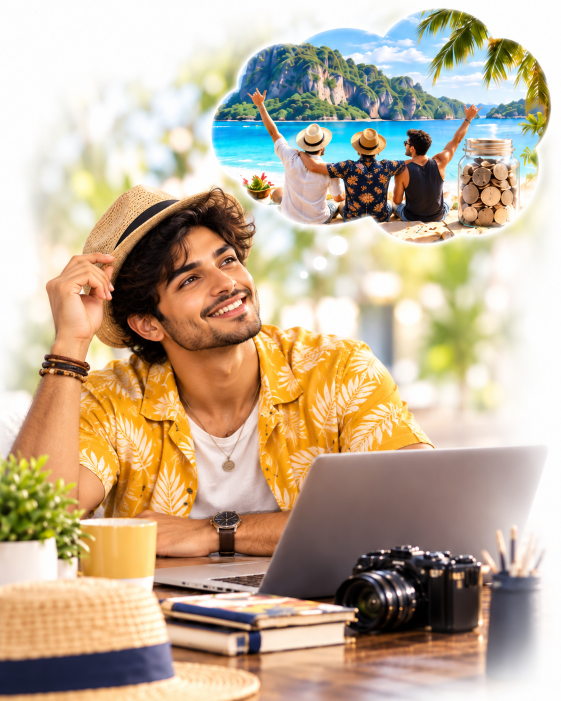
#> input picture src/assets/keep-it-cool-male.png, 1122 x 1402 px, found by its file name (shown at 1/2 size)
$ python generate_share_cards.py
#> lines starting #> are read from the running program, lines starting #| are printed output that depends on the picture; after the words box and inside, x2 and y2 are one past the last pixel; in counts of white or black regions, pixels touching at a corner belong together
from PIL import Image, ImageDraw, ImageFont
import os

font_bold = "C:/Windows/Fonts/segoeuib.ttf"
font_reg = "C:/Windows/Fonts/segoeui.ttf"

PROFILES = [
    {
        "key": "A",
        "num": "01",
        "slug": "keep-it-cool",
        "name": "The Keep-It-Cool Investor",
        "h1": "I'm a Keep-It-Cool",
        "h2": "Investor!",
        "style": "Flexible & Agile",
        "vibe": "Keep calm. Keep flexible.",
        "male_src": "src/assets/keep-it-cool-male.png",
        "female_src": "src/assets/keep-it-cool-female.png",
    },
    {
        "key": "B",
        "num": "02",
        "slug": "smooth-operator",
        "name": "The Smooth Operator",
        "h1": "I'm a Smooth",
        "h2": "Operator!",
        "style": "Steady & Flexible",
        "vibe": "Steady moves. Smarter money.",
        "male_src": "src/assets/smooth-operator-male.png",
        "female_src": "src/assets/smooth-operator-female.png",
    },
    {
        "key": "C",
        "num": "03",
        "slug": "patient-player",
        "name": "The Patient Player",
        "h1": "I'm a Patient",
        "h2": "Player!",
        "style": "Long-Term & Income-Focused",
        "vibe": "Play the long game.",
        "male_src": "src/assets/patient-player-male.png",
        "female_src": "src/assets/patient-player-female.png",
    },
    {
        "key": "D",
        "num": "04",
        "slug": "opportunity-hunter",
        "name": "The Opportunity Hunter",
        "h1": "I'm an Opportunity",
        "h2": "Hunter!",
        "style": "Growth-Focused",
        "vibe": "Spot the opportunity. Think long term.",
        "male_src": "src/assets/opportunity-hunter-male.png",
        "female_src": "src/assets/opportunity-hunter-female.png",
    },
]

NAVY_COLOR = (26, 33, 76)  # #1a214c

def make_card(p, gender="male", is_default=False):
#> called with gender = 'male', is_default = True
    src_path = p[f"{gender}_src"]
    W, H = 1200, 630
    card = Image.new("RGB", (W, H), (255, 255, 255))
#> card: PIL image 1200x630 RGB; every value is 255
    draw = ImageDraw.Draw(card)

    # Soft subtle background elements
    glow_box = [(680, -50), (1280, 550)]
    draw.ellipse(glow_box, fill=(254, 250, 235))

    # Second geometric accent shape
    draw.polygon([(1100, 400), (1250, 630), (950, 630)], fill=(254, 243, 199))

    # Bottom gold brand bar
    draw.rectangle([(0, 618), (W, H)], fill=(241, 201, 30))

    # First Capital logo
    if os.path.exists("src/assets/first-capital-logo.png"):
        logo = Image.open("src/assets/first-capital-logo.png")
        lw = 250
        lh = int(logo.height * (lw / logo.width))
        logo_resized = logo.resize((lw, lh), Image.Resampling.LANCZOS)
        card.paste(logo_resized, (60, 52), logo_resized if logo_resized.mode == "RGBA" else None)

    # Fonts
    f_main = ImageFont.truetype(font_bold, 50)
    f_vibe = ImageFont.truetype(font_bold, 24)
    f_ask = ImageFont.truetype(font_bold, 34)

    # Main Headline in #1a214c
    draw.text((60, 165), p["h1"], fill=NAVY_COLOR, font=f_main)
    draw.text((60, 230), p["h2"], fill=NAVY_COLOR, font=f_main)

    # Vibe quote in #1a214c
    draw.text((60, 315), f"“{p['vibe']}”", fill=NAVY_COLOR, font=f_vibe)

    # Divider & Challenge
    draw.line([(60, 385), (360, 385)], fill=(226, 232, 240), width=2)
    draw.text((60, 420), "What's your investor type?", fill=(180, 83, 9), font=f_ask)

    # Avatar on right: Create a clean circular masked portrait with gold ring
    if os.path.exists(src_path):
        raw_char = Image.open(src_path).convert("RGBA")

        # Crop head & upper body
        w, h = raw_char.size
#> w = 1122; h = 1402
        crop_size = min(w, h)
#> crop_size = 1122
        cropped_char = raw_char.crop((0, 0, w, int(crop_size * 0.88)))
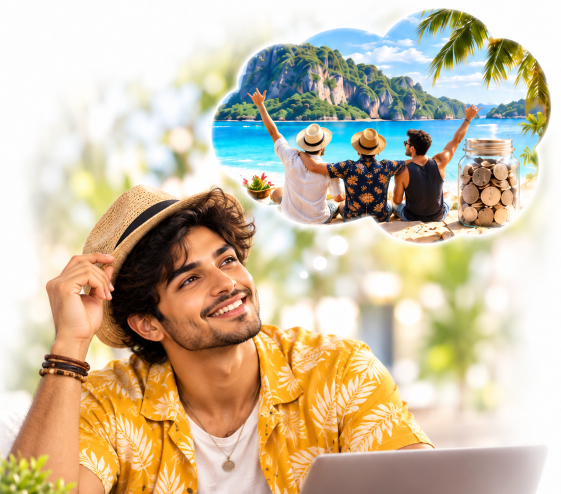
#> cropped_char: PIL image 1122x987 RGBA (shown at 1/2 size); mean R, G, B, A 204.4, 189.6, 163.3, 255

        # Scale to circle dimension
        circle_dim = 440
        char_scaled = cropped_char.resize((circle_dim, circle_dim), Image.Resampling.LANCZOS)

        # Create circular mask
        mask = Image.new("L", (circle_dim, circle_dim), 0)
#> mask: PIL image 440x440 L; every value is 0
        mask_draw = ImageDraw.Draw(mask)
        mask_draw.ellipse((0, 0, circle_dim, circle_dim), fill=255)

        # Circular image with clean white background
        circ_img = Image.new("RGBA", (circle_dim, circle_dim), (255, 255, 255, 255))
#> circ_img: PIL image 440x440 RGBA; every value is 255
        circ_img.paste(char_scaled, (0, 0), char_scaled if char_scaled.mode == "RGBA" else None)
        circ_img.putalpha(mask)
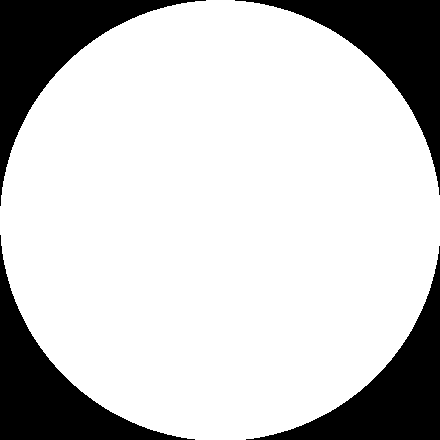
#> mask: PIL image 440x440 L; 78.8% white; 4 black regions, box (x1, y1, x2, y2) and area: (0, 0, 206, 206) 10453, (235, 0, 440, 195) 10247, (0, 235, 195, 440) 10247, (246, 246, 440, 440) 10042
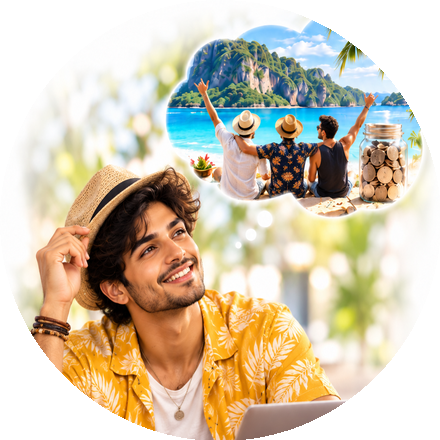
#> circ_img: PIL image 440x440 RGBA; mean R, G, B, A 204.4, 189.6, 163.3, 201; transparent parts drawn white

        ring_x = 710
        ring_y = 95

        # Outer decorative gold rings
        draw.ellipse([(ring_x - 14, ring_y - 14), (ring_x + circle_dim + 14, ring_y + circle_dim + 14)], fill=(241, 201, 30))
        draw.ellipse([(ring_x - 4, ring_y - 4), (ring_x + circle_dim + 4, ring_y + circle_dim + 4)], fill=(255, 255, 255))

        card.paste(circ_img, (ring_x, ring_y), circ_img)

    # Output paths
    names_to_save = []
    if is_default:
        names_to_save.append(f"share-{p['slug']}.jpg")
    names_to_save.append(f"share-{p['slug']}-{gender}.jpg")

    for base_name in names_to_save:
        paths = [
            f"src/assets/{base_name}",
            f"public/{base_name}",
            f"public/assets/{base_name}",
            f"firstcapitalpages/assets/{base_name}",
            f"firstcapitalpages/{base_name}",
        ]

        for pt in paths:
            os.makedirs(os.path.dirname(pt), exist_ok=True)
            card.save(pt, "JPEG", quality=90, optimize=True, progressive=True)
            print(f"Saved: {pt}")

for prof in PROFILES:
    make_card(prof, gender="male", is_default=True)
    make_card(prof, gender="female", is_default=False)
#> call 2 of make_card, with gender = 'female', is_default = False
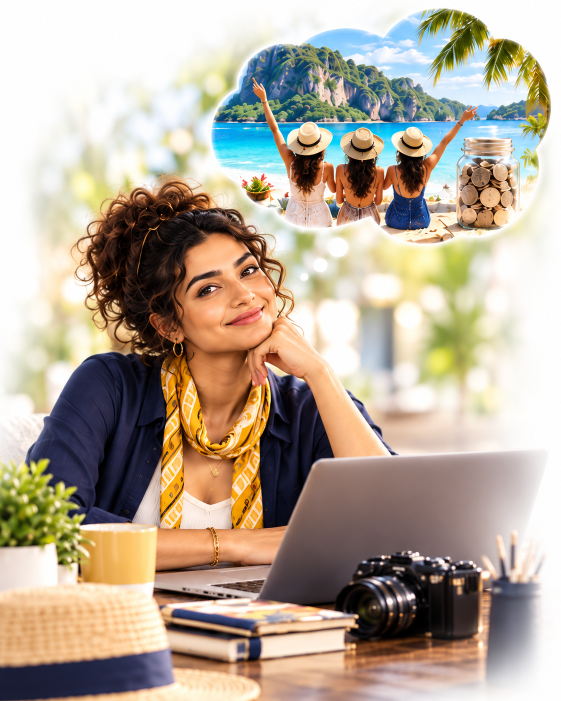
#> input picture src/assets/keep-it-cool-female.png, 1122 x 1402 px, found by its file name (shown at 1/2 size)
#> in make_card (call 2), `cropped_char = raw_char.crop((0, 0, w, int(crop_size * 0.88)))`:
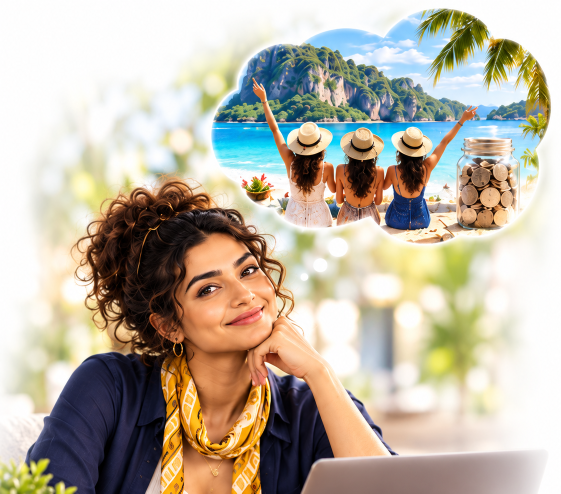
#> cropped_char: PIL image 1122x987 RGBA (shown at 1/2 size); mean R, G, B, A 188.5, 179.7, 163.9, 255
#> in make_card (call 2), `circ_img.putalpha(mask)`:
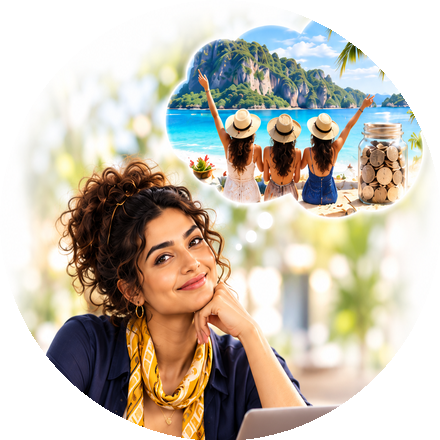
#> circ_img: PIL image 440x440 RGBA; mean R, G, B, A 188.5, 179.7, 163.9, 201; transparent parts drawn white
#> in make_card (call 2), `card.paste(circ_img, (ring_x, ring_y), circ_img)`:
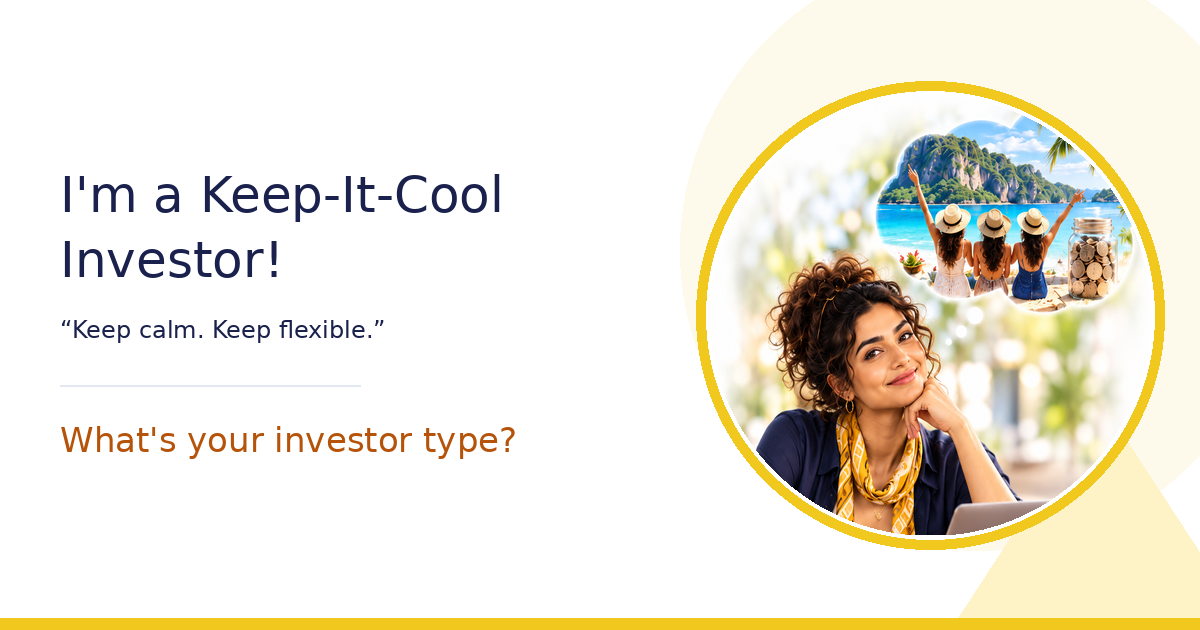
#> card: PIL image 1200x630 RGB; mean R, G, B 237.2, 232.6, 219.7
#> the loop in make_card (call 2), `for base_name in names_to_save:` made 1 pass
#| Saved: src/assets/share-keep-it-cool-female.jpg
#| Saved: public/share-keep-it-cool-female.jpg
#| Saved: public/assets/share-keep-it-cool-female.jpg
#| Saved: firstcapitalpages/assets/share-keep-it-cool-female.jpg
#| Saved: firstcapitalpages/share-keep-it-cool-female.jpg
#> pass 2 of the loop `for prof in PROFILES:`:
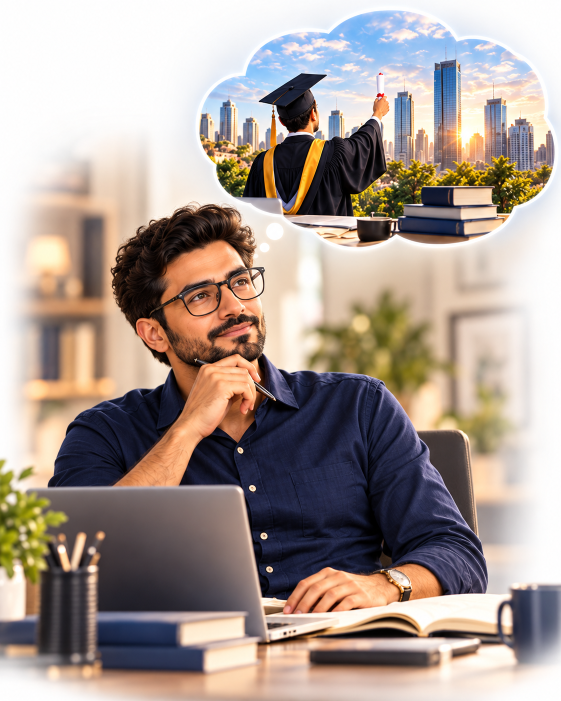
#> input picture src/assets/smooth-operator-male.png, 1122 x 1402 px, found by its file name (shown at 1/2 size)
#> the loop in make_card (call 3), `for base_name in names_to_save:` made 2 passes
#| Saved: src/assets/share-smooth-operator.jpg
#| Saved: public/share-smooth-operator.jpg
#| Saved: public/assets/share-smooth-operator.jpg
#| Saved: firstcapitalpages/assets/share-smooth-operator.jpg
#| Saved: firstcapitalpages/share-smooth-operator.jpg
#| Saved: src/assets/share-smooth-operator-male.jpg
#> (further printed lines are left out)
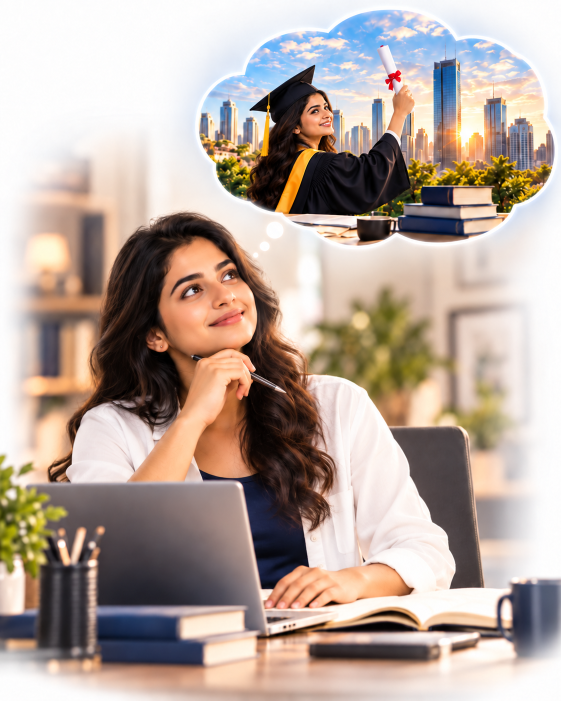
#> input picture src/assets/smooth-operator-female.png, 1122 x 1402 px, found by its file name (shown at 1/2 size)
#> in make_card (call 4), `card.paste(circ_img, (ring_x, ring_y), circ_img)`:
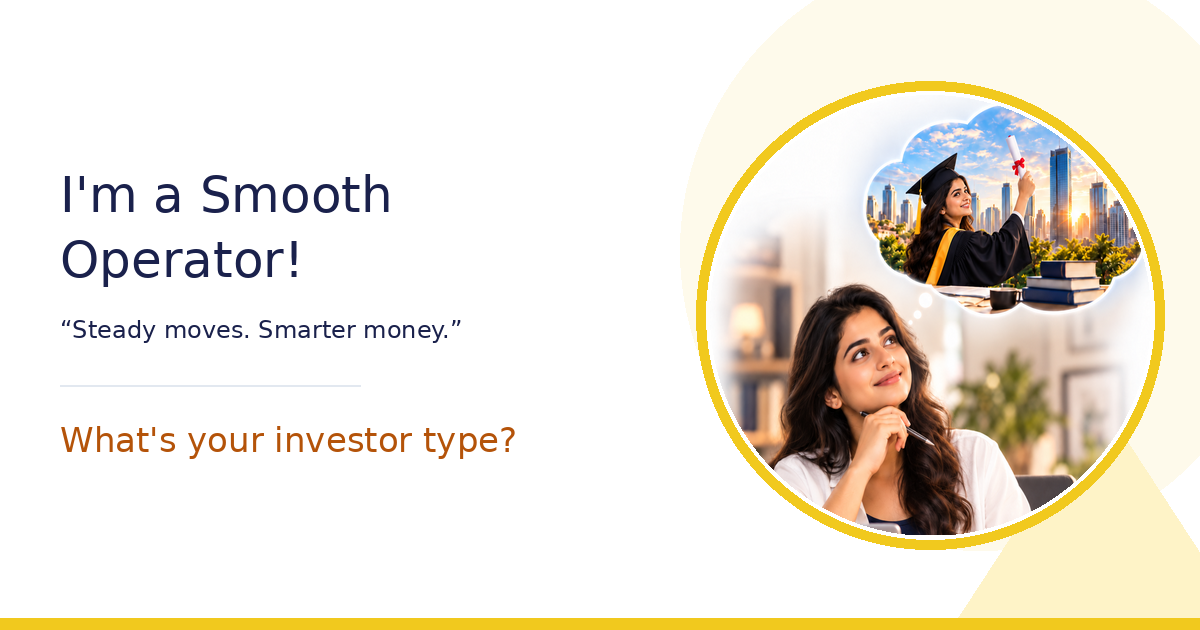
#> card: PIL image 1200x630 RGB; mean R, G, B 236.4, 230.1, 218.3
#> the loop in make_card (call 4), `for base_name in names_to_save:` made 1 pass
#| Saved: src/assets/share-smooth-operator-female.jpg
#| Saved: public/share-smooth-operator-female.jpg
#| Saved: public/assets/share-smooth-operator-female.jpg
#| Saved: firstcapitalpages/assets/share-smooth-operator-female.jpg
#| Saved: firstcapitalpages/share-smooth-operator-female.jpg
#> pass 3 of the loop `for prof in PROFILES:`:
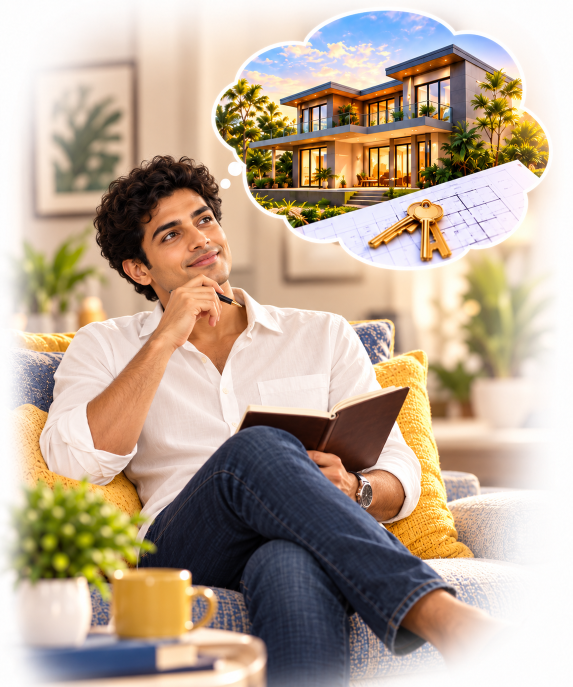
#> input picture assets/patient-player-male.png, 1145 x 1374 px, found by its file name (shown at 1/2 size)
#> raw_char: PIL image 1145x1374 RGBA
#> cropped_char: PIL image 1145x1007 RGBA
#> the loop in make_card (call 5), `for base_name in names_to_save:` made 2 passes
#| Saved: src/assets/share-patient-player.jpg
#| Saved: public/share-patient-player.jpg
#| Saved: public/assets/share-patient-player.jpg
#| Saved: firstcapitalpages/assets/share-patient-player.jpg
#| Saved: firstcapitalpages/share-patient-player.jpg
#| Saved: src/assets/share-patient-player-male.jpg
#> (further printed lines are left out)
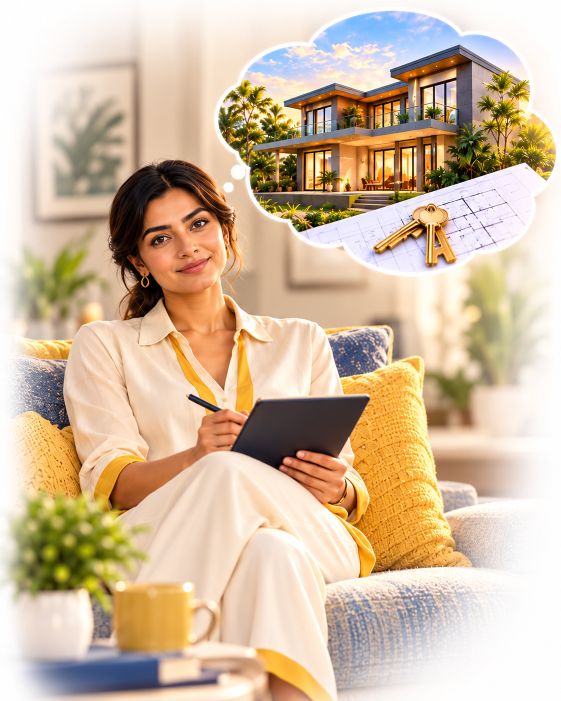
#> input picture src/assets/patient-player-female.png, 1122 x 1402 px, found by its file name (shown at 1/2 size)
#> raw_char: PIL image 1122x1402 RGBA
#> cropped_char: PIL image 1122x987 RGBA
#> in make_card (call 6), `card.paste(circ_img, (ring_x, ring_y), circ_img)`:
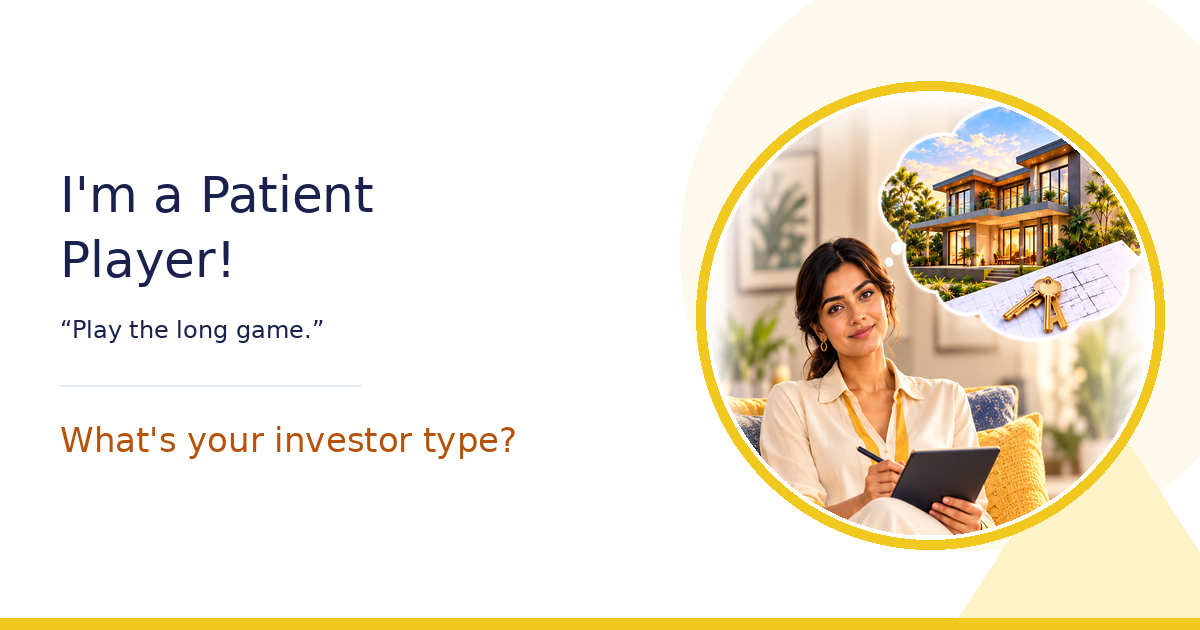
#> card: PIL image 1200x630 RGB; mean R, G, B 240.9, 232.8, 217.6
#> the loop in make_card (call 6), `for base_name in names_to_save:` made 1 pass
#| Saved: src/assets/share-patient-player-female.jpg
#| Saved: public/share-patient-player-female.jpg
#| Saved: public/assets/share-patient-player-female.jpg
#| Saved: firstcapitalpages/assets/share-patient-player-female.jpg
#| Saved: firstcapitalpages/share-patient-player-female.jpg
#> the loop made 4 passes; the first 3 are shown

print("All persona and gender share cards generated successfully!")
